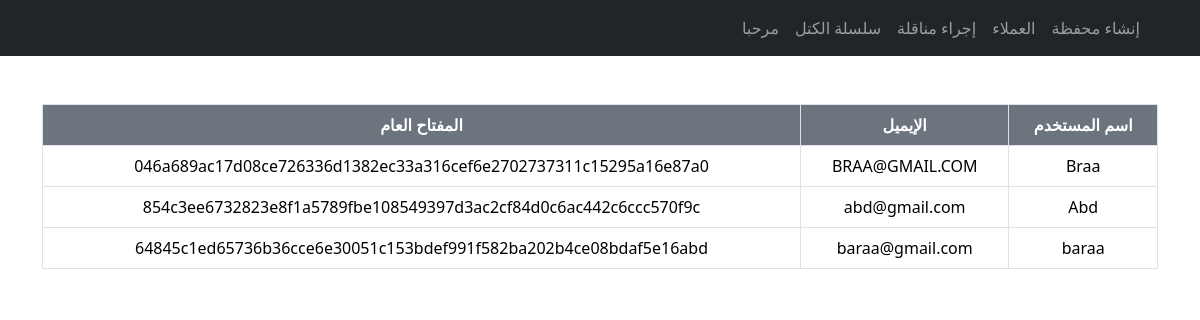
The app's page /users_pk with its own data.
### website/models.py (models this page shows)
class User(db.Model, UserMixin):
    id = db.Column(db.Integer, primary_key=True)
    username = db.Column(db.String(50), nullable=False)
    email = db.Column(db.String(150),unique=True)
    password_hash = db.Column(db.String(128), nullable=False)
    wallet = db.relationship('Wallet', backref='user', uselist=False)

class Wallet(db.Model):
    id = db.Column(db.Integer, primary_key=True)
    user_id = db.Column(db.Integer, db.ForeignKey('user.id'), nullable=False)
    public_key = db.Column(db.String(128), unique=True, nullable=False)
    private_key = db.Column(db.String(128), nullable=False)
    balance = db.Column(db.Float, default=0.0)
    sent_transactions = db.relationship('Transaction', foreign_keys='Transaction.sender_wallet_id', backref='sender_wallet', lazy=True)
    received_transactions = db.relationship('Transaction', foreign_keys='Transaction.receiver_wallet_id', backref='receiver_wallet', lazy=True)

### website/views.py (the view)
@views.route('/users_pk',methods=['GET','POST'])
def users_pk():
    users = User.query.all()
    return render_template('users_pk.html',users=users)

### website/templates/users_pk.html (shortened to what this page needs)
{% extends 'layout.html' %}
{% block content %}
<div class="container mt-5">
    <table class="table table-bordered">
        <thead class="thead-dark">
            <tr>
                <th scope="col" class="text-center bg-secondary text-white">اسم المستخدم</th>
                <th scope="col" class="text-center bg-secondary text-white">الإيميل</th>
                <th scope="col" class="text-center bg-secondary text-white">المفتاح العام</th>
            </tr>
        </thead>
        <tbody>
            {% for user in users %}
            <tr>
                <td class="text-center">{{ user.username }}</td>
                <td class="text-center">{{ user.email }}</td>
                <td class="text-center">{{ user.wallet.public_key }}</td>
            </tr>
            {% endfor %}
        </tbody>
    </table>
</div>
{% endblock %}

### website/templates/layout.html (shortened to what this page needs)
<!DOCTYPE html>
<html lang="ar">
<head>
    <link rel="stylesheet" type="text/css" href="static/bootstrap.min.css">
</head>
<body>
    <nav class="navbar navbar-expand-md navbar-dark bg-dark mb-4">
        <div class="container-fluid">
          <div class="collapse navbar-collapse" id="navbarCollapse">
            <ul class="navbar-nav ms-auto mb-2 mb-md-0">
              <li class="nav-item">
                <a class="nav-link" href="/new_wallet">إنشاء محفظة</a>
              </li>
              <li class="nav-item">
                <a class="nav-link" href="/users_pk">العملاء</a>
              </li>
              <li class="nav-item">
                <a class="nav-link" href="/transaction">إجراء مناقلة</a>
              </li>
              <li class="nav-item">
                <a class="nav-link" href="/">سلسلة الكتل</a>
              </li>
              <li class="nav-item">
                <a class="nav-link" href="/user_info">
                  {% if current_user %}
                    مرحبا {{ current_user.username }}
                  {% endif %}
                </a>
              </li>
            </ul>
          </div>
        </div>
      </nav>
    {% block content %}
    {% endblock %}
</body>
</html>

### website/templates/layout.html (style rules this page uses)
body { direction: rtl; text-align: right; }

### records on screen
User: username "Braa", email "BRAA@GMAIL.COM", wallet.public_key "046a689ac17d08ce726336d1382ec33a316cef6e2702737311c15295a16e87a0"
User: username "Abd", email "abd@gmail.com", wallet.public_key "854c3ee6732823e8f1a5789fbe108549397d3ac2cf84d0c6ac442c6ccc570f9c"
User: username "baraa", email "baraa@gmail.com", wallet.public_key "64845c1ed65736b36cce6e30051c153bdef991f582ba202b4ce08bdaf5e16abd"
